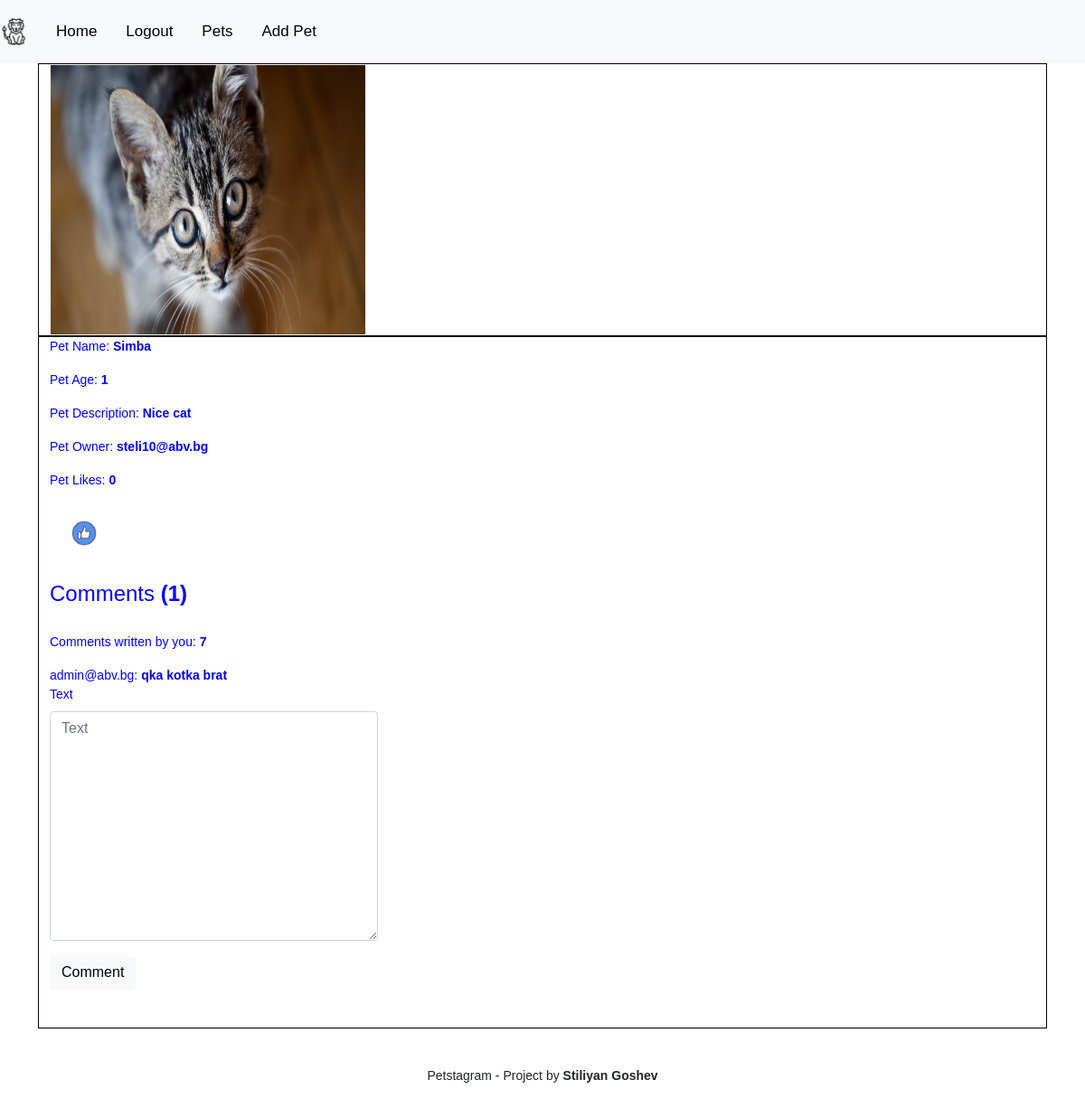
/pet_details/5 (signed in), run on the app's committed database.
### pets/models.py (models this page shows, shortened)
class Pet(models.Model):
    TYPE_CHOICE_DOG = 'dog'
    TYPE_CHOICE_CAT = 'cat'
    TYPE_CHOICE_PARROT = 'parrot'
    TYPE_CHOICES = (
        (TYPE_CHOICE_DOG, 'Dog'),
        (TYPE_CHOICE_CAT, 'Cat'),
        (TYPE_CHOICE_PARROT, 'Parrot'),
    )
    type = models.CharField(
        max_length=6,
        choices=TYPE_CHOICES,
    )
    name = models.CharField(
        max_length=10,
    )
    age = models.PositiveIntegerField()
    description = models.TextField()
    image = models.ImageField(
        blank=True,
        upload_to='pets',
    )
    user = models.ForeignKey(
        UserModel,
        on_delete=models.CASCADE,
    )

class Comment(models.Model):
    pet = models.ForeignKey(Pet, on_delete=models.CASCADE)
    user = models.ForeignKey(UserModel, on_delete=models.CASCADE)
    text = models.TextField(max_length=255, blank=False)

### accounts/models.py (models this page shows)
class PetstagramUser(AbstractBaseUser, PermissionsMixin):
    email = models.EmailField(unique=True,)
    is_staff = models.BooleanField(default=False)
    date_joined = models.DateTimeField(auto_now=True,)
    USERNAME_FIELD = "email"
    objects = PetstagramUserManager()

### pets/views.py (the view)
# urls.py: path('pet_details/<pk>', views.pet_details, name='pet_details'),
@login_required
def pet_details(request, pk):
    pet = Pet.objects.get(pk=pk)
    user = request.user
    likes = Like.objects.filter(user=user).filter(pet=pet)
    owned_comments = Comment.objects.filter(user=request.user).count()
    total_comments = Comment.objects.filter(pet=pet).count()
    is_owner = pet.user == user
    likes_count = Like.objects.filter(pet=pet).count()
    is_liked = False
    for like in likes:
        is_liked = like.user == user # If a user liked a pet, it will return true
    comments_pet = Comment.objects.filter(pet=pet)
    if request.method == "POST":
        comment_form = CommentForm(request.POST)
        if comment_form.is_valid():
            comment = comment_form.save(commit=False)
            comment.pet = pet
            comment.user = request.user
            comment.save()
            return redirect('pets:pet_details', pet.id)
    else:
        comment_form = CommentForm()
    if request.method == "POST":
        like_form = LikeForm(request.POST)
        if like_form.is_valid():
            like = like_form.save(commit=False)
            like.user = request.user
            like.pet = pet
            like.save()
            return redirect('pets:pet_details', pet.id)
    else:
        like_form = LikeForm()
    context = {
        "pet": pet,
        "is_owner": is_owner,
        "likes_count": likes_count,
        "like_form": like_form,
        "comments_pet": comments_pet,
        "comment_form": comment_form,
        "is_liked": is_liked,
        "owned_comments": owned_comments,
        "total_comments": total_comments,
    }
    return render(request, 'pets/pet_details.html', context)

### pets/forms.py
class LikeForm(ModelForm):
    class Meta:
        model = Like
        exclude = ('pet', 'user',)

class CommentForm(ModelForm):
    class Meta:
        model = Comment
        exclude = ('user', 'pet',)
        widgets = {
            'text': forms.Textarea(attrs={'class': 'comment_form'})
        }

### pets/templates/pets/pet_details.html (shortened to what this page needs)
{% extends 'base.html' %}
{% load static %}
{% load bootstrap4 %}
{% load inclusion_tags %}
{% block content %}
<div class="container" style="margin-bottom: 10px;">
    <div class="row">
            <div class="col-xs-7"  style="border: 1px solid black;">
                <img class="animal_image" src="{{ pet.image.url }}">
            </div>
              <div class="col-xs-7"  style="border: 1px solid black;">
                <div class="col-sm-4">
                    <span class="text-pet"><p>Pet Name: <b>{{ pet.name }}</b></span>
                    <span class="text-pet"><p>Pet Age: <b>{{ pet.age }}</b></span>
                    <span class="text-pet"><p>Pet Description: <b>{{ pet.description }}</b></span>
                    <span class="text-pet"><p>Pet Owner: <b>{{ pet.user.email }}</b></span>
                </div>
                  <div class="col-sm-4">
                    <span class="text-pet"><p>Pet Likes: <b>{{ likes_count }}</b></span>
                      {% if not is_owner %}
                          {% if not is_liked %}
                          <form method="POST" action="{% url 'pets:pet_details' pet.id %}">
                             <button type="submit" class="btn btn-link"><img src="{% static 'pets/like.webp' %}" style="height: 50px; width: 50px;"></button>
                          </form>
                      {% else %}
                        <a href="{% url 'pets:dislike_pet' pet.id %}"><button class="btn btn-link"><img src="{% static 'pets/unlike.png' %}" style="height: 50px; width: 50px;"></button></a>
                          {% endif %}
                      <br>
                      {% endif %}
                      <div class="comments col-xs-7">
                          <h4>Comments <b>({{ total_comments }})</b></h4><br>
                          <p>Comments written by you: <b>{{ owned_comments }}</b></p>
                          {% for comment_pet in comments_pet %}
                          {{ comment_pet.user.email }}: <b>{{ comment_pet.text }}</b><br>
                          {% endfor %}
                      </div>
                      {% if not is_owner %}
                      <form method="POST" action="{% url 'pets:pet_details' pet.id %}">
                          {% bootstrap_form comment_form %}
                         <button type="submit" class="btn btn-light">Comment</button>
                      </form>
                      {% endif %}
                      <br>
                  </div><br>
            </div>
    </div>
</div>
{% endblock %}

### static/css/style.css (style rules this page uses)
.animal_image { width: 350px; height: 300px; border: 1px solid whitesmoke; }
.text-pet { text-shadow: brown; color: blue; -moz-text-decoration-style: solid; }

### templates/base.html (style rules this page uses)
body { margin: 0; font-size: 14px; font-family: Calibri, Helvetica, sans-serif; }

### data on the page
Pet: image (picture), name "Simba", age "1", description "Nice cat", user.email "steli10@abv.bg"
Comment: user.email "admin@abv.bg", text "qka kotka brat"

### other printed values
{{ likes_count }} "0"
{{ total_comments }} "1"
{{ owned_comments }} "7"
